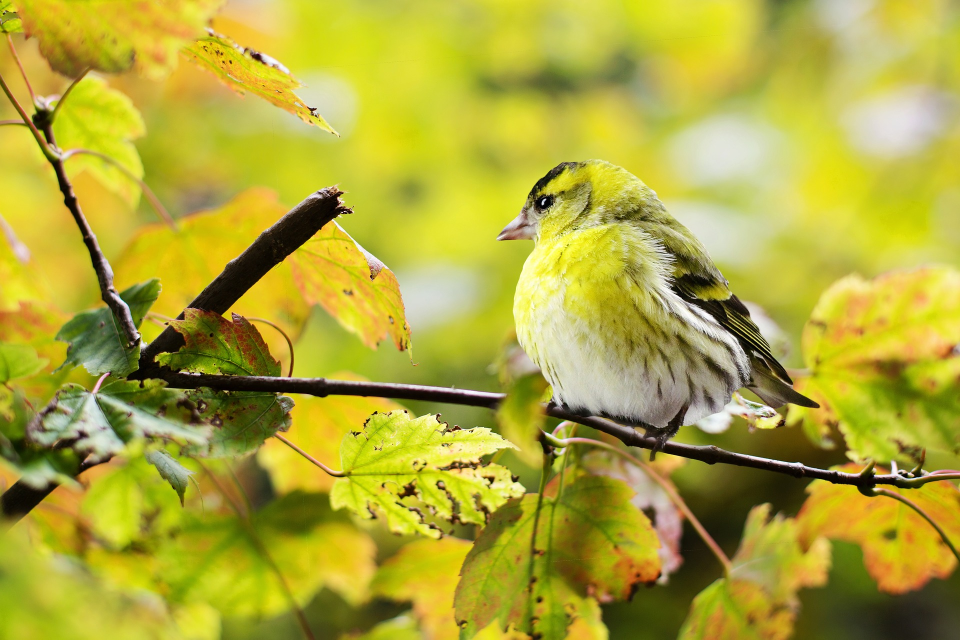
#> input picture opencv_prac/test_data/bird.jpg, 1920 x 1279 px (shown at 1/2 size)
$ python image_processing_2.py   (Python 2 division)
#> lines starting #> are read from the running program, lines starting #| are printed output that depends on the picture; after the words box and inside, x2 and y2 are one past the last pixel; in counts of white or black regions, pixels touching at a corner belong together
#-*- coding:utf-8 -*-
"""
エッジ検出を行う
"""
import cv2

img = cv2.imread('./test_data/bird.jpg')
#> img is the input picture: shape (1279, 1920, 3); mean B, G, R 55.9, 167.6, 175.5
hight = img.shape[0]
#> hight = 1279
width = img.shape[1]
#> width = 1920
img = cv2.resize(img,(width/4,hight/4))
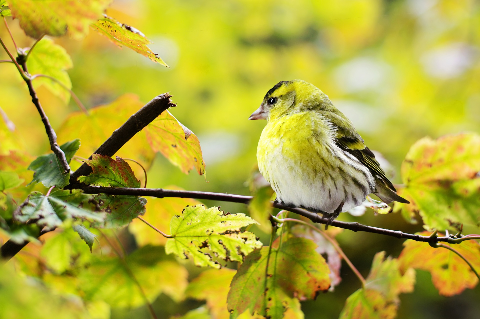
#> img: shape (319, 480, 3); mean B, G, R 55.7, 167.4, 175.3

#グレースケール
img_gray = cv2.cvtColor(img, cv2.COLOR_RGB2GRAY)
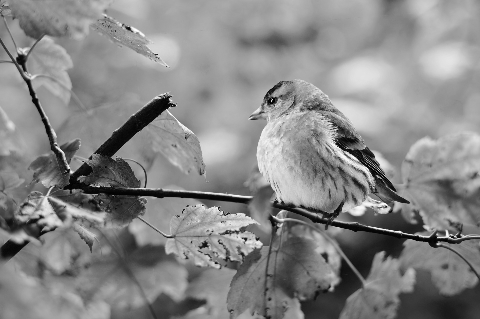
#> img_gray: shape (319, 480); min 1, max 254, mean 134.9

#Cannyアルゴリズムにてエッジ検出
canny_edges = cv2.Canny(img_gray,220,400)
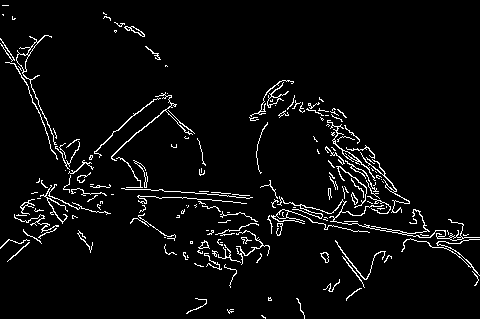
#> canny_edges: shape (319, 480); 4.3% white in thin lines or dots
#引数1:最小閾値(弱edge) 引数2:最大閾値(強edge)
#強edge: 画素変化が著しい=エッジの可能性を持つ箇所を検出するのに用いられる
#=>エッジ検出への影響大
#弱edge: 検出されたエッジが繋がっているか否かを判定するのに用いられる
#=>強edgeで検出されたエッジがどこまで続いているかに影響大

cv2.imshow("origin_image",img)
cv2.imshow("gray_image",img_gray)
cv2.imshow("Canny_edges",canny_edges)

cv2.waitKey(0)

cv2.destroyAllWindows()

$ run again, with opencv_prac/test_data/batterfly.jpg copied over opencv_prac/test_data/bird.jpg
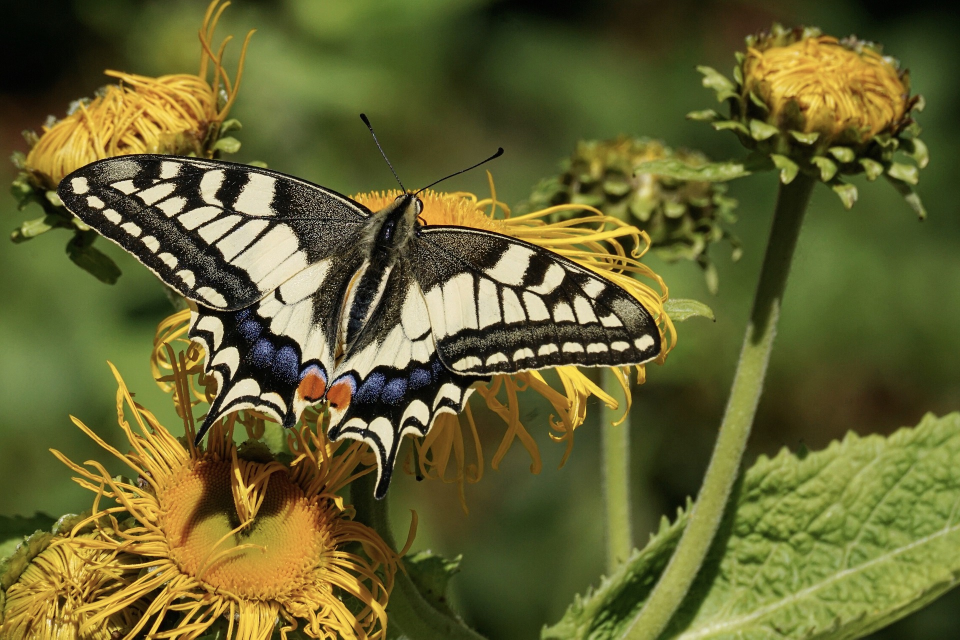
#> input picture opencv_prac/test_data/batterfly.jpg, 1920 x 1279 px (shown at 1/2 size)
#> img is the input picture: shape (1279, 1920, 3); mean B, G, R 48.1, 98.9, 101
#> img: shape (319, 480, 3)
#> `img_gray = cv2.cvtColor(img, cv2.COLOR_RGB2GRAY)`:
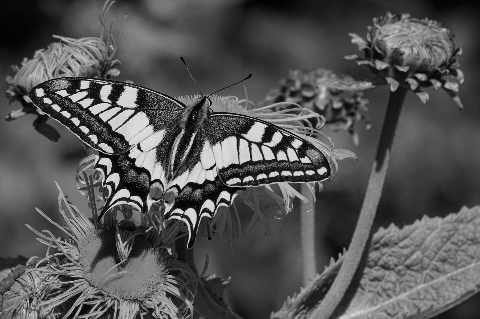
#> img_gray: shape (319, 480); min 1, max 236, mean 83.9
#> `canny_edges = cv2.Canny(img_gray,220,400)`:
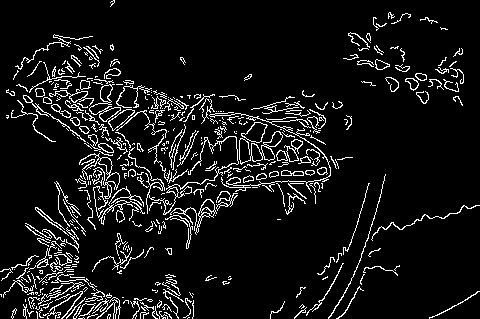
#> canny_edges: shape (319, 480); 8.2% white in thin lines or dots
